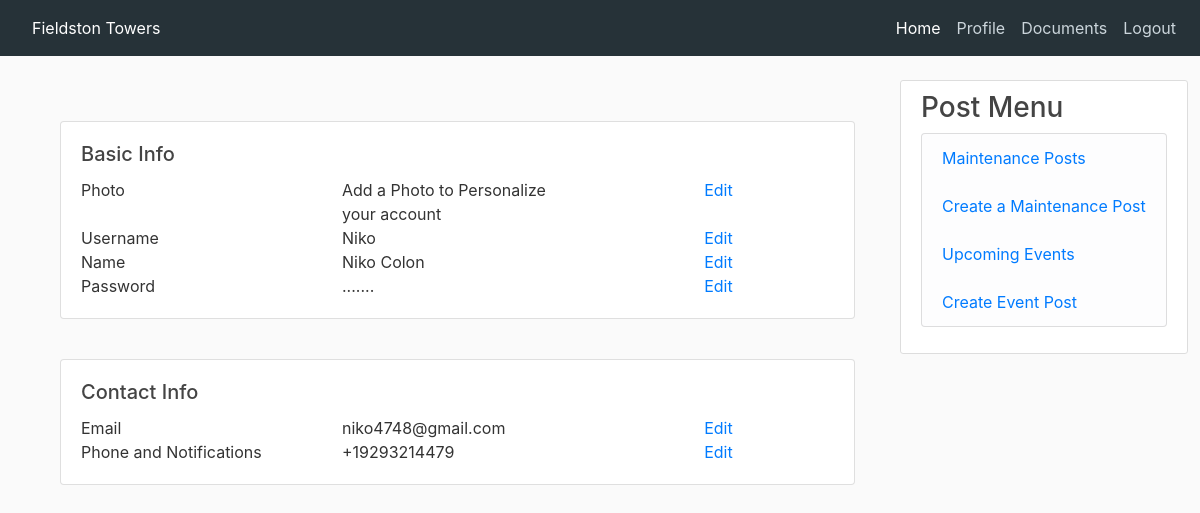
The page /edit_profile (signed in) on the database as committed earlier.
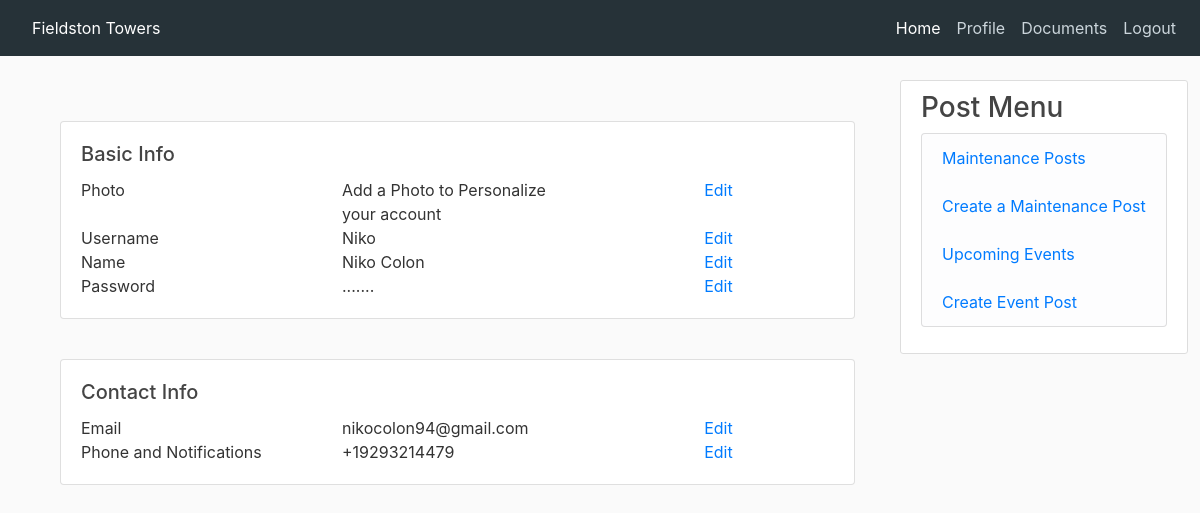
The same page on the database as committed later.
### app/models.py (models this page shows, shortened)
class User(UserMixin, db.Model):
    id = db.Column(db.Integer, primary_key=True)
    username = db.Column(db.String(20), unique=True, nullable=False)
    first_name = db.Column(db.String(60), nullable=False)
    last_name = db.Column(db.String(60), nullable=False)
    phone_number = db.Column(db.String())
    email = db.Column(db.String(120), unique=True, nullable=False)
    profile_img = db.Column(db.String(20), default='default.jpeg')
    password_hash = db.Column(db.String(128), nullable=False)
    email_notification = db.Column(db.Boolean, default=False)
    text_notification = db.Column(db.Boolean, default=False)
    posts = db.relationship('CommunityBoard', backref='author', lazy=True)
    maintenances = db.relationship('Maintenance', backref='author', lazy=True)
    events = db.relationship('Event', backref='author', lazy=True)
    admin = db.Column(db.Boolean, default=False)

### app/routes.py (the view)
@app.route('/edit_profile', methods=['GET', 'POST'])
@login_required
def edit_profile():
    user = current_user
    return render_template('edit_profile.html', user=user)

### app/models.py (called while the page is built)
@login.user_loader
def load_user(id):
    return User.query.get(int(id))

### app/templates/edit_profile.html (shortened to what this page needs)
{% extends "base_login.html" %}
{% block content %}
<main class="container-fluid topSpace background-blue">
    <div class="container">
        <div class="card .settingCard">
            <div class="card-body">
                <h5 class="card-title">Basic Info</h5>
                <div class="row setting" id="Photo">
                    <div class="col-4">
                        Photo
                    </div>
                    <div class="col-4">
                        Add a Photo to Personalize your account
                    </div>
                    <div class="col-4 links">
                        <a href="{{url_for('change_photo')}}">Edit</a>
                    </div>
                </div>
                <div class="row setting" id="Username">
                    <div class="col-4">
                        Username
                    </div>
                    <div class="col-4">
                        {{user.username }}
                    </div>
                    <div class="col-4 links">
                        <a href="{{url_for('change_username')}}">Edit</a>
                    </div>
                </div>
                <div class="row setting" id="name">
                    <div class="col-4">
                        Name
                    </div>
                    <div class="col-4">
                        {{user.first_name }} {{user.last_name}}
                    </div>
                    <div class="col-4 links">
                        <a href="{{url_for('change_name')}}">Edit</a>
                    </div>
                </div>
                <div class="row lastSetting" id="password">
                    <div class="col-4">
                        Password
                    </div>
                    <div class="col-4">
                        .......
                    </div>
                    <div class="col-4 links">
                        <a href="{{url_for('change_password')}}">Edit</a>
                    </div>
                </div>
            </div>
        </div>
        <div class="topSpace">
            <div class="card .settingCard">
                <div class="card-body">
                    <h5 class="card-title">Contact Info</h5>
                    <div class="row setting" id="email">
                        <div class="col-4">
                            Email
                        </div>
                        <div class="col-4">
                            {{user.email}}
                        </div>
                        <div class="col-4 links">
                            <a href="{{url_for('change_email')}}">Edit</a>
                        </div>
                    </div>
                    <div class="row lastSetting" id="phones">
                        <div class="col-4">
                            Phone and Notifications
                        </div>
                        <div class="col-4">
                            {{user.phone_number}}
                        </div>
                        <div class="col-4 links">
                            <a href="{{url_for('change_contact')}}">Edit</a>
                        </div>
                    </div>
                </div>
            </div>
        </div>
    </div>
</main>
{% endblock %}

Rows that differ between the two databases and show on the page:
changed User "Niko": email "niko4748@gmail.com" → "nikocolon94@gmail.com"
